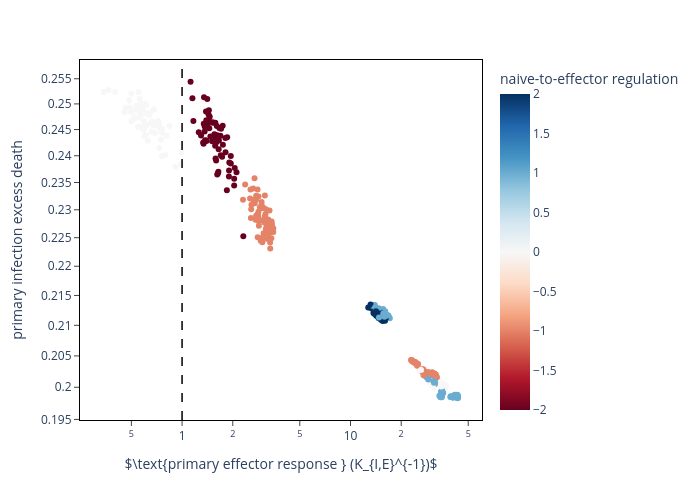

The notebook cell this image was saved under:
### Code cell
sec_mean_df['s_NE_reg'] = sec_mean_df['s_psi_NE_c'] + sec_mean_df['s_psi_NE_I']
sec_mean_df['s_EeM_reg'] = sec_mean_df['s_psi_EeM_c'] + sec_mean_df['s_psi_EeM_I']
sec_mean_df['s_norm_max_peff'] = (sec_mean_df['s_max_pE'] + 0*sec_mean_df['s_inf_peM'])/K_IE
sec_mean_df['s_norm_harm_pI'] = sec_mean_df['s_harm_pI']/b_S

fig = px.scatter(sec_mean_df, x = 's_norm_max_peff', y = 's_norm_harm_pI', color = 's_NE_reg', #size ='s_EeM_reg',
                 labels ={"s_norm_harm_pI": "primary infection excess death",
                          's_inf_pcM': "primary central memory",
                          's_inf_peM': "primary effector memory",
                          's_norm_max_peff': r"$\text{primary effector response } (K_{I,E}^{-1})$",
                          's_NE_reg': "naive-to-effector regulation",
                          's_EeM_reg': "effector-to-memory regulation"} ,
                 width = 700,
                 height = 500,
                 hover_data = ['s_psi_NE_I', 's_psi_NE_c', 's_psi_EeM_I', 's_psi_EeM_c', 's_psi_pME_I', 's_psi_pME_c'],
                 log_y = True, log_x = True,
                 color_continuous_scale="rdbu")

fig.add_vline(x = 1.0, line_width=1.5, line_dash="dash", line_color="black")

fig.update_layout(
    plot_bgcolor='white'
)

fig.update_xaxes(
    mirror=True,
    ticks='outside',
    showline=True,
    linecolor='black'
)
fig.update_yaxes(
    mirror=True,
    ticks='outside',
    showline=True,
    linecolor='black'
)

fig.show()
#fig.write_html('_figs/s_harm_v_p_E'+'.html')

### Figure 1 — Plotly figure (JSON) as saved in the notebook; plotly's stock layout.template omitted (floating-point values rounded to 4 significant figures; data arrays with more than 128 entries replaced by an {"elided": "..."} marker saying what was removed)
{"data": [{"customdata": {"elided": "512x6 int values"}, "hovertemplate": "$\\text{primary effector response } (K_{I,E}^{-1})$=%{x}<br>primary infection excess death=%{y}<br>s_psi_NE_I=%{customdata[0]}<br>s_psi_NE_c=%{customdata[1]}<br>s_psi_EeM_I=%{customdata[2]}<br>s_psi_EeM_c=%{customdata[3]}<br>s_psi_pME_I=%{customdata[4]}<br>s_psi_pME_c=%{customdata[5]}<br>naive-to-effector regulation=%{marker.color}<extra></extra>", "legendgroup": "", "marker": {"color": {"elided": "512 int values"}, "coloraxis": "coloraxis", "symbol": "circle"}, "mode": "markers", "name": "", "orientation": "v", "showlegend": false, "type": "scatter", "x": {"elided": "512 float values"}, "xaxis": "x", "y": {"elided": "512 float values"}, "yaxis": "y"}], "layout": {"coloraxis": {"colorbar": {"title": {"text": "naive-to-effector regulation"}}, "colorscale": [[0, "rgb(103,0,31)"], [0.1, "rgb(178,24,43)"], [0.2, "rgb(214,96,77)"], [0.3, "rgb(244,165,130)"], [0.4, "rgb(253,219,199)"], [0.5, "rgb(247,247,247)"], [0.6, "rgb(209,229,240)"], [0.7, "rgb(146,197,222)"], [0.8, "rgb(67,147,195)"], [0.9, "rgb(33,102,172)"], [1, "rgb(5,48,97)"]]}, "height": 500, "legend": {"tracegroupgap": 0}, "margin": {"t": 60}, "plot_bgcolor": "white", "shapes": [{"line": {"color": "black", "dash": "dash", "width": 1.5}, "type": "line", "x0": 1, "x1": 1, "xref": "x", "y0": 0, "y1": 1, "yref": "y domain"}], "width": 700, "xaxis": {"anchor": "y", "autorange": true, "domain": [0, 1], "linecolor": "black", "mirror": true, "range": [-0.607, 1.782], "showline": true, "ticks": "outside", "title": {"text": "$\\text{primary effector response } (K_{I,E}^{-1})$"}, "type": "log"}, "yaxis": {"anchor": "x", "autorange": true, "domain": [0, 1], "linecolor": "black", "mirror": true, "range": [-0.7102, -0.587], "showline": true, "ticks": "outside", "title": {"text": "primary infection excess death"}, "type": "log"}}}
